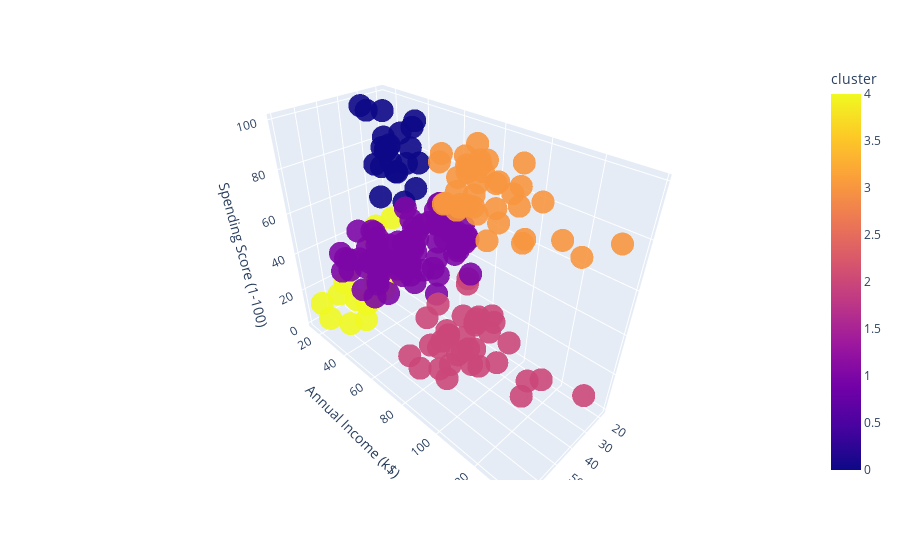

Notebook cell for this chart:
### Code cell
import plotly.express as px
px.scatter_3d(X, x='Age', y='Annual Income (k$)', z='Spending Score (1-100)',
              color='cluster', opacity=0.9)

### Figure 1 — Plotly figure (JSON) as saved in the notebook; plotly's stock layout.template omitted (floating-point values rounded to 4 significant figures; data arrays with more than 128 entries replaced by an {"elided": "..."} marker saying what was removed)
{"data": [{"hovertemplate": "Age=%{x}<br>Annual Income (k$)=%{y}<br>Spending Score (1-100)=%{z}<br>cluster=%{marker.color}<extra></extra>", "legendgroup": "", "marker": {"color": {"elided": "200 int values"}, "coloraxis": "coloraxis", "opacity": 0.9, "symbol": "circle"}, "mode": "markers", "name": "", "scene": "scene", "showlegend": false, "type": "scatter3d", "x": {"elided": "200 int values"}, "y": {"elided": "200 int values"}, "z": {"elided": "200 int values"}}], "layout": {"coloraxis": {"colorbar": {"title": {"text": "cluster"}}, "colorscale": [[0, "#0d0887"], [0.1111, "#46039f"], [0.2222, "#7201a8"], [0.3333, "#9c179e"], [0.4444, "#bd3786"], [0.5556, "#d8576b"], [0.6667, "#ed7953"], [0.7778, "#fb9f3a"], [0.8889, "#fdca26"], [1, "#f0f921"]]}, "legend": {"tracegroupgap": 0}, "margin": {"t": 60}, "scene": {"domain": {"x": [0, 1], "y": [0, 1]}, "xaxis": {"title": {"text": "Age"}}, "yaxis": {"title": {"text": "Annual Income (k$)"}}, "zaxis": {"title": {"text": "Spending Score (1-100)"}}}}}
